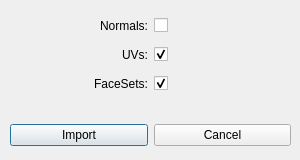
<?xml version="1.0" encoding="UTF-8"?>
<ui version="4.0">
 <class>Dialog</class>
 <widget class="QDialog" name="Dialog">
  <property name="geometry">
   <rect>
    <x>0</x>
    <y>0</y>
    <width>300</width>
    <height>160</height>
   </rect>
  </property>
  <property name="minimumSize">
   <size>
    <width>300</width>
    <height>160</height>
   </size>
  </property>
  <property name="maximumSize">
   <size>
    <width>300</width>
    <height>160</height>
   </size>
  </property>
  <property name="windowTitle">
   <string>Alembic Import Settings</string>
  </property>
  <widget class="QWidget" name="gridLayoutWidget">
   <property name="geometry">
    <rect>
     <x>10</x>
     <y>10</y>
     <width>281</width>
     <height>91</height>
    </rect>
   </property>
   <layout class="QGridLayout" name="gridLayout">
    <item row="0" column="0">
     <widget class="QLabel" name="label">
      <property name="text">
       <string>Normals:</string>
      </property>
      <property name="alignment">
       <set>Qt::AlignRight|Qt::AlignTrailing|Qt::AlignVCenter</set>
      </property>
     </widget>
    </item>
    <item row="0" column="1">
     <widget class="QCheckBox" name="normals">
      <property name="text">
       <string/>
      </property>
      <property name="checked">
       <bool>false</bool>
      </property>
     </widget>
    </item>
    <item row="1" column="0">
     <widget class="QLabel" name="label_2">
      <property name="text">
       <string>UVs:</string>
      </property>
      <property name="alignment">
       <set>Qt::AlignRight|Qt::AlignTrailing|Qt::AlignVCenter</set>
      </property>
     </widget>
    </item>
    <item row="1" column="1">
     <widget class="QCheckBox" name="uvs">
      <property name="text">
       <string/>
      </property>
      <property name="checked">
       <bool>true</bool>
      </property>
     </widget>
    </item>
    <item row="2" column="0">
     <widget class="QLabel" name="label_3">
      <property name="text">
       <string>FaceSets:</string>
      </property>
      <property name="alignment">
       <set>Qt::AlignRight|Qt::AlignTrailing|Qt::AlignVCenter</set>
      </property>
     </widget>
    </item>
    <item row="2" column="1">
     <widget class="QCheckBox" name="facesets">
      <property name="text">
       <string/>
      </property>
      <property name="checked">
       <bool>true</bool>
      </property>
     </widget>
    </item>
   </layout>
  </widget>
  <widget class="QWidget" name="horizontalLayoutWidget">
   <property name="geometry">
    <rect>
     <x>10</x>
     <y>120</y>
     <width>281</width>
     <height>31</height>
    </rect>
   </property>
   <layout class="QHBoxLayout" name="horizontalLayout">
    <item>
     <widget class="QPushButton" name="pushButton">
      <property name="text">
       <string>Import</string>
      </property>
      <property name="-c" stdset="0">
       <string>&quot;exocortexChooseFile($dialog);&quot;</string>
      </property>
     </widget>
    </item>
    <item>
     <widget class="QPushButton" name="pushButton_2">
      <property name="text">
       <string>Cancel</string>
      </property>
      <property name="-c" stdset="0">
       <string>&quot;exocortexCloseDialog($dialog);&quot;</string>
      </property>
     </widget>
    </item>
   </layout>
  </widget>
 </widget>
 <resources/>
 <connections/>
</ui>
